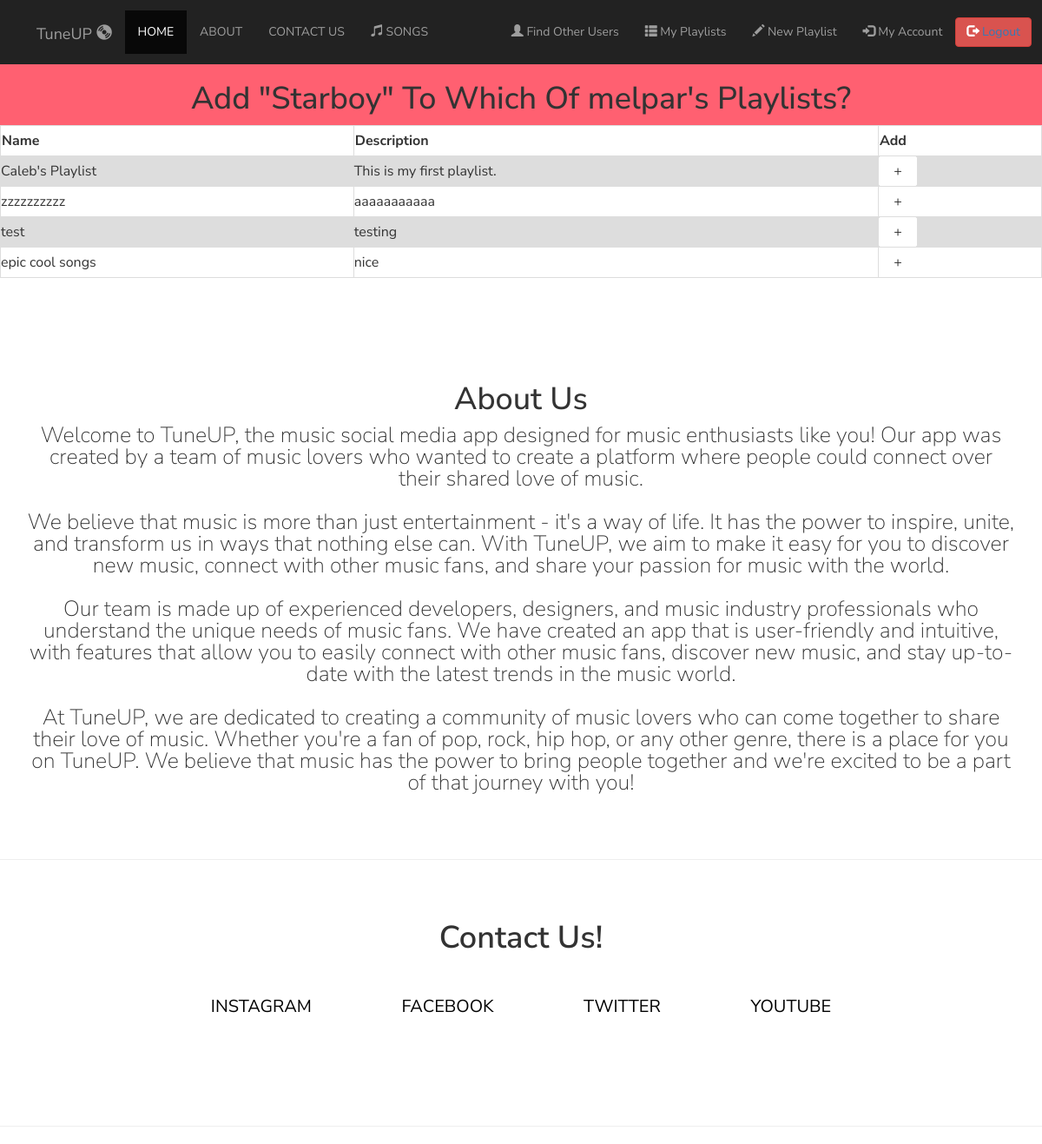
/Project/SongAdd.php?id=01 (signed in), run on the app's committed database.
### tables this page shows
CREATE TABLE `songs` (
  `songID` varchar(5) NOT NULL,
  `songName` varchar(50) NOT NULL,
  `genre` varchar(50) NOT NULL,
  `artist` varchar(50) NOT NULL,
  `songLength` int(4) NOT NULL,
  `ratings` varchar(10) NOT NULL,
  `releaseYear` int(4) NOT NULL,
  `album` varchar(255) NOT NULL,
  `audio` varchar(255) NOT NULL
);

CREATE TABLE `playlists` (
  `playlistID` int(11) NOT NULL,
  `userID` varchar(15) NOT NULL,
  `name` varchar(100) NOT NULL,
  `description` varchar(300) NOT NULL,
  `public` tinyint(1) NOT NULL DEFAULT 1
);

### Project/SongAdd.php (the view, shortened to what this page needs)
<?php
include "db_connection.php";
if (isset($_SESSION['UniqueID']) && isset($_SESSION['Username']) && isset($_SESSION['Address']) && isset($_SESSION['UniqueID'])) {
 ?>
<!DOCTYPE html>
<html lang="en">
  <head>
    <link rel="stylesheet" href="musicpage1.css" />
    <link rel="stylesheet" href="https://maxcdn.bootstrapcdn.com/bootstrap/3.4.1/css/bootstrap.min.css">
  </head>
  <body>
    <section class="header" id="header">
      <nav class="navbar-static-top navbar-inverse">
        <div class="container-fluid">
          <div class="navbar-header">
            <a class="navbar-brand" href="home.php">TuneUP <span class="glyphicon glyphicon-cd"></span></a>
          </div>
          <ul class="nav navbar-nav">
            <li class="active"><a href="home.php">HOME</a></li>
            <li><a href="#about">ABOUT</a></li>
            <li><a href="#socials">CONTACT US</a></li>
            <li><a href="MusicPage.php"><span class="glyphicon glyphicon-music"></span> SONGS </a></li>
          </ul>
          <ul class="nav navbar-nav navbar-right">
          <li><a href="UserPlaylist.php"><span class="glyphicon glyphicon-user"></span> Find Other Users</a></li>
          <li><a href="MyPlaylists.php"><span class="glyphicon glyphicon-th-list"></span> My Playlists</a></li>
          <li><a href="NewPlaylist.php"><span class="glyphicon glyphicon-pencil"></span> New Playlist</a></li>
            <li><a href="MyAccount.php"><span class="glyphicon glyphicon-log-in"></span> My Account</a></li>
            <button class="btn btn-danger navbar-btn"><span class="glyphicon glyphicon-log-out"></span><a href="index.php"> Logout</a></button>
          </ul>
        </div>
      </nav>
    </section>
    <div class="container-fluid" id = "welcome">
    <?php
                if (isset($_GET['id'])) {
                    $songID = $_GET['id'];
                } else {
                    header("Location: home.php");
                }
                $sql = "SELECT * FROM songs WHERE songID LIKE '%$songID%';";
                $result = mysqli_query($conn, $sql);
                $resultCheck = mysqli_num_rows($result);
                if ($resultCheck) {
                    $row = mysqli_fetch_assoc($result);
                }
    ?>
    <h1>Add "<?php echo $row['songName']?>" To Which Of <?php echo $_SESSION['Username']?>'s Playlists?</h1>
    </div>
      <body>
           <table>
           <tr>
           <form method="post">
    <th><input type="submit" type="submit" name="Name" class="button" value="Name    " /></th>
    <th><input type="submit" type="submit" name="Description" class="button" value="Description    " /></th>
    <th><input type="submit" type="submit" name="Description" class="button" value="Add    " /></th>
  </tr>
  <?php
                $id = $_SESSION['UniqueID'];
                if ($_POST['Name'] != null){
                  $sql = "SELECT * FROM playlists WHERE userID = '$id' ORDER BY name";
                } else if ($_POST['Description'] != null) {
                  $sql = "SELECT * FROM playlists WHERE userID = '$id' ORDER BY description";
                } else {
                  $sql = "SELECT * FROM playlists WHERE userID = '$id'";
                }
                  $result = mysqli_query($conn, $sql);
                  $resultCheck = mysqli_num_rows($result);
                if ($resultCheck) {
                    while ($row = mysqli_fetch_assoc($result)) {
                      $link = "location.href='playlist.php?id=" . $row['playlistID'] . "'";
                      $playlistID = $row['playlistID'];
                      ?>
  <tr>
    <td onclick="<?php echo $link?>"><?php echo $row['name'] . " "; ?></td>
    <td onclick="<?php echo $link?>"><?php echo $row['description'] . " ";?>
    <td><form method="POST">
        <input type="submit" type="submit" name=<?php echo $playlistID?> class="button" value="    +    ">
    </form>
 <?php }
    }?></td>
    </td>
  </tr>
</table>
    </body>
    <section class="about" id="about">
      <h1>About Us</h1>
      <p>Welcome to TuneUP, the music social media app designed for music enthusiasts like you! Our app was created by a team of music lovers who wanted to create a platform where people could connect over their shared love of music.<br><br>
        We believe that music is more than just entertainment - it's a way of life. It has the power to inspire, unite, and transform us in ways that nothing else can. With TuneUP, we aim to make it easy for you to discover new music, connect with other music fans, and share your passion for music with the world.<br><br>
        Our team is made up of experienced developers, designers, and music industry professionals who understand the unique needs of music fans. We have created an app that is user-friendly and intuitive, with features that allow you to easily connect with other music fans, discover new music, and stay up-to-date with the latest trends in the music world.<br><br>
        At TuneUP, we are dedicated to creating a community of music lovers who can come together to share their love of music. Whether you're a fan of pop, rock, hip hop, or any other genre, there is a place for you on TuneUP. We believe that music has the power to bring people together and we're excited to be a part of that journey with you!
      </p>
    </section>
    <hr />
    <section class="socials" id="socials">
      <h1>Contact Us!</h1>
      <div class="social-links">
        <ul>
          <li><a href= "https://www.youtube.com/watch?v=9cPxh2DikIA">INSTAGRAM</a></li>
          <li>
            <a href= "https://www.youtube.com/watch?v=9PWjqgM_CU8">FACEBOOK</a>
          </li>
          <li><a href = "https://www.youtube.com/watch?v=XPDJKacOwjI">TWITTER</a></li>
          <li>
            <a href="https://www.youtube.com/watch?v=ZXtT3yZPAVc">YOUTUBE</a>
          </li>
        </ul>
      </div>
    </section>
    <hr />
  </body>
</html>
<?php
}else{
     header("Location: index.php");
     exit();
}
 ?>

### Project/musicpage1.css (style rules this page uses)
table { font-family: arial, sans-serif; border-collapse: collapse; width: 100%; font-size: 16px; line-height: 2; }
td, th { border: 1px solid #dddddd; text-align: left; padding: 8px; font-size: 16px; line-height: 2; }
tr:nth-child(even) { background-color: #dddddd; }
body { background-color: #ff6071; }
* { margin: 0; padding: 0; font-family: "Nunito Sans", sans-serif; scroll-behavior: smooth; }
div { text-align: center; }
nav { display: flex; padding: 1%; justify-content: space-between; align-items: center; }
h1 { text-align: center; }
.about { width: 95%; margin: auto; margin-bottom: 75px; text-align: center; padding-top: 100px; }
#welcome { background-color:#ff6071; }
h1 { font-size: 40px; font-weight: 600; }
p { font-size: 25px; font-weight: 200; line-height: 25px; }
.socials { width: 100%; text-align: center; padding: 30px 0; }
.socials h1 { margin-bottom: 25px; margin-top: 20px; font-weight: 600; }
.social-links { flex: 1; text-align: center; }
.social-links ul li { list-style: none; display: inline-block; padding: 20px 50px; padding-bottom: 60px; position: relative; }
.social-links ul li a { color: black; text-decoration: none; font-size: 20px; }
.social-links ul li::after { content: ""; width: 0%; height: 3px; background: lightseagreen; display: block; margin: auto; transition: 0.5s; }
input { border-radius:2px; border:1px solid #ffffff; background: rgb(255, 255, 255); display:inline-block; cursor:pointer; color:#030003; font-family:Arial; font-size:14px; font-weight:bold; }

### data on the page
songs: songName "Starboy"
playlists: name "Caleb's Playlist", description "This is my first playlist."
playlists: name "zzzzzzzzzz", description "aaaaaaaaaaa"
playlists: name "test", description "testing"
playlists: name "epic cool songs", description "nice"

### other printed values
$_SESSION['Username'] "melpar"
